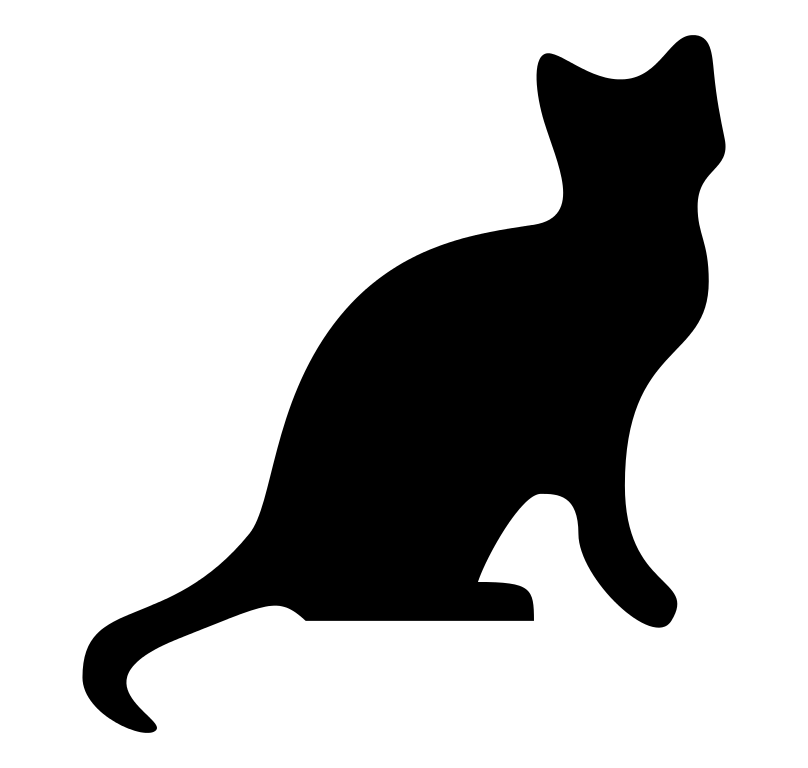
#> input picture Automate The Boring Stuff With Python/catlogo.png, 808 x 768 px
$ python resizeAndAddLogo.py
#> lines starting #> are read from the running program, lines starting #| are printed output that depends on the picture
#! /usr/bin/python3
# resizes and adds a logo to all images in the current working directory

import os
from PIL import Image

SQUARE_FIT_SIZE = 300
LOGO_FILENAME = 'catlogo.png'

logoIm = Image.open(LOGO_FILENAME)
#> logoIm is the input picture: PIL image 808x768 RGBA; mean R, G, B, A 0, 0, 0, 68.9
logoWidth, logoHeight = logoIm.size
#> logoWidth = 808; logoHeight = 768

os.makedirs('withLogo', exist_ok=True)
# loop over all files
for filename in os.listdir('.'):
    if not (filename.endswith('.png') or filename.endswith('.jpg')) or filename == LOGO_FILENAME:
        continue

    im = Image.open(filename)
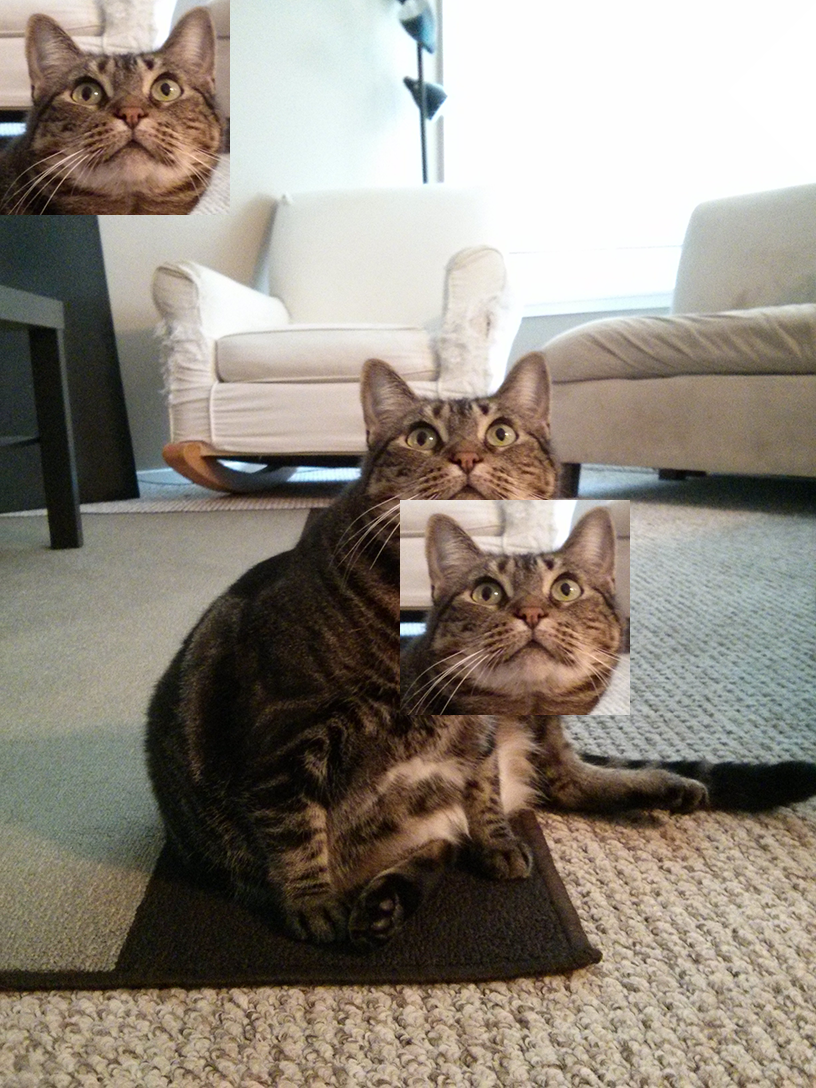
#> input picture Automate The Boring Stuff With Python/catfaces.png, 816 x 1088 px
#> im is the input picture: PIL image 816x1088 RGB; mean R, G, B 143.7, 135.8, 125.3
    width, height = im.size
#> width = 816; height = 1088

    # check if image needs to be resized
    if width > SQUARE_FIT_SIZE and height > SQUARE_FIT_SIZE:
        # calculate the new width and height to resize to
        if width > height:
            height = int((SQUARE_FIT_SIZE / width) * height)
            width = SQUARE_FIT_SIZE
        else:
            width = int((SQUARE_FIT_SIZE / height) * width)
#> width = 225
            height = SQUARE_FIT_SIZE

        # resize the image
        print('Resizing %s...' % (filename))
        im = im.resize((width, height))
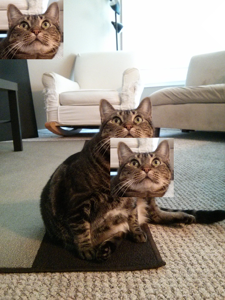
#> im: PIL image 225x300 RGB; mean R, G, B 143.7, 135.8, 125.3

    # add the logo
    print('Adding logo to %s...' % (filename))
    im.paste(logoIm, (width - logoWidth, height - logoHeight), logoIm)
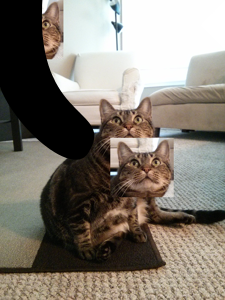
#> im: PIL image 225x300 RGB; mean R, G, B 129.7, 122.9, 113.3
#> pass 3 of the loop `for filename in os.listdir('.'):`:
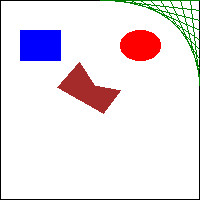
#> input picture Automate The Boring Stuff With Python/drawing.png, 200 x 200 px
#> im is the input picture: PIL image 200x200 RGBA; mean R, G, B, A 235.4, 226.9, 232.9, 255
#> `im.paste(logoIm, (width - logoWidth, height - logoHeight), logoIm)`:
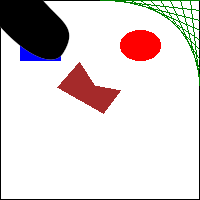
#> im: PIL image 200x200 RGBA; mean R, G, B, A 223.1, 214.6, 214, 254.8; transparent parts drawn white
#> the loop made 6 passes; the first 3 are shown

    # save changes
    im.save(os.path.join('withLogo', filename))
